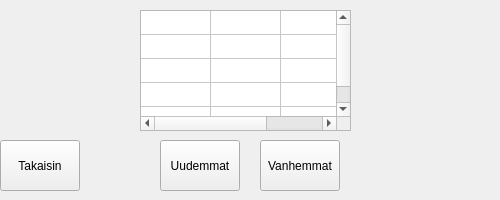
<?xml version="1.0" encoding="UTF-8"?>
<ui version="4.0">
 <class>Tilitapahtumat</class>
 <widget class="QWidget" name="Tilitapahtumat">
  <property name="geometry">
   <rect>
    <x>0</x>
    <y>0</y>
    <width>500</width>
    <height>200</height>
   </rect>
  </property>
  <property name="windowTitle">
   <string>Form</string>
  </property>
  <widget class="QStackedWidget" name="stackedWidget">
   <property name="geometry">
    <rect>
     <x>0</x>
     <y>0</y>
     <width>500</width>
     <height>200</height>
    </rect>
   </property>
   <widget class="QWidget" name="page">
    <widget class="QPushButton" name="pushButton_tili_backAlkuvalikko">
     <property name="geometry">
      <rect>
       <x>0</x>
       <y>140</y>
       <width>80</width>
       <height>51</height>
      </rect>
     </property>
     <property name="text">
      <string>Takaisin</string>
     </property>
    </widget>
    <widget class="QPushButton" name="pushButton_tilitapahtumat_uudemmat">
     <property name="geometry">
      <rect>
       <x>160</x>
       <y>140</y>
       <width>80</width>
       <height>51</height>
      </rect>
     </property>
     <property name="text">
      <string>Uudemmat</string>
     </property>
    </widget>
    <widget class="QPushButton" name="pushButton_tilitapahtumat_vanhemmat">
     <property name="geometry">
      <rect>
       <x>260</x>
       <y>140</y>
       <width>80</width>
       <height>51</height>
      </rect>
     </property>
     <property name="text">
      <string>Vanhemmat</string>
     </property>
    </widget>
    <widget class="QTableWidget" name="tableTilitapahtumat">
     <property name="geometry">
      <rect>
       <x>140</x>
       <y>10</y>
       <width>211</width>
       <height>121</height>
      </rect>
     </property>
     <property name="editTriggers">
      <set>QAbstractItemView::NoEditTriggers</set>
     </property>
     <attribute name="horizontalHeaderVisible">
      <bool>false</bool>
     </attribute>
     <attribute name="horizontalHeaderMinimumSectionSize">
      <number>24</number>
     </attribute>
     <attribute name="horizontalHeaderDefaultSectionSize">
      <number>70</number>
     </attribute>
     <attribute name="verticalHeaderVisible">
      <bool>false</bool>
     </attribute>
     <attribute name="verticalHeaderMinimumSectionSize">
      <number>5</number>
     </attribute>
     <attribute name="verticalHeaderDefaultSectionSize">
      <number>24</number>
     </attribute>
     <row>
      <property name="text">
       <string>New Row</string>
      </property>
     </row>
     <row>
      <property name="text">
       <string>New Row</string>
      </property>
     </row>
     <row>
      <property name="text">
       <string>New Row</string>
      </property>
     </row>
     <row>
      <property name="text">
       <string>New Row</string>
      </property>
     </row>
     <row>
      <property name="text">
       <string>New Row</string>
      </property>
     </row>
     <column>
      <property name="text">
       <string>New Column</string>
      </property>
     </column>
     <column>
      <property name="text">
       <string>New Column</string>
      </property>
     </column>
     <column>
      <property name="text">
       <string>New Column</string>
      </property>
     </column>
    </widget>
   </widget>
   <widget class="QWidget" name="page_2"/>
  </widget>
 </widget>
 <resources/>
 <connections/>
</ui>
